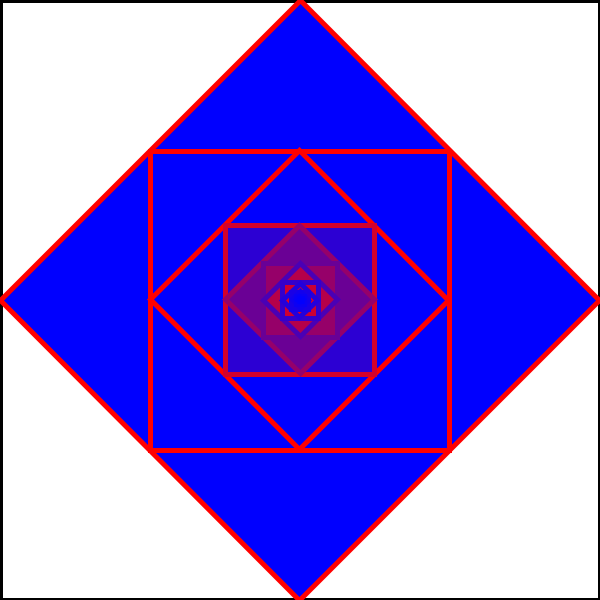
Frame 1 (no input)
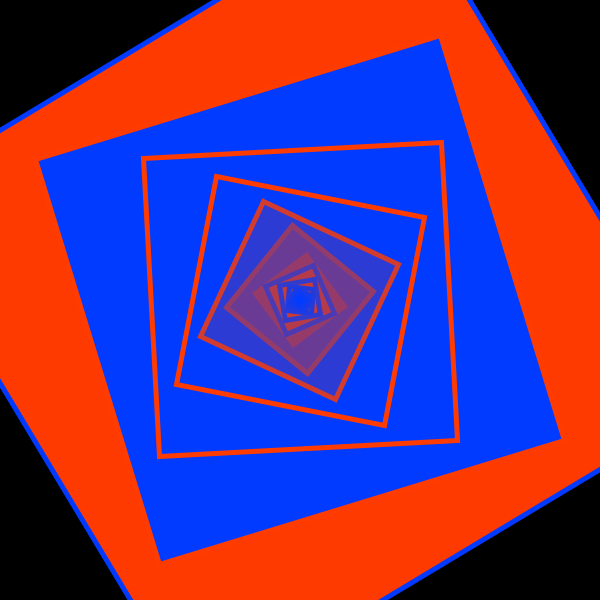
Frame 60 (the mouse pressed at the canvas centre just before this capture)
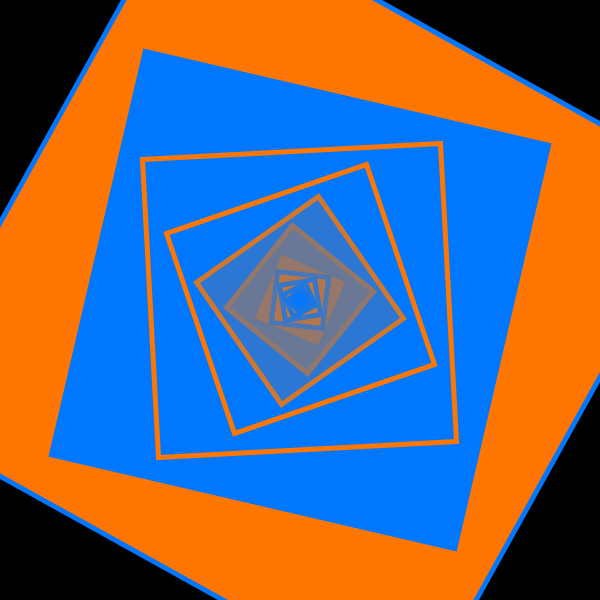
Frame 120 (the mouse held since frame 60 and released just before this capture)

The Processing sketch that drew these frames (run headless with seeded random() and noise(); from frame 60 on, the mouse is pressed at the canvas centre):

// Processing sketch: Fractal
// ── Fractal.pde

int color_value = 0;
boolean flag=true;

void setup() {
  size(600, 600);
  strokeWeight(5);
}

void draw() {
  background(0);
  translate(width/2, height/2);
  drawFrac(600, color_value);

  if (color_value>255) {
    flag=false;
  }
  if (color_value<0) {
    flag=true;
  }

  if (flag) {
    color_value++;
  } 
  else {
    color_value--;
  }
}

void drawFrac(int size, int color_value) {
  if (size < 1) {
    return;
  }
  rotate(radians(color_value));
  rect(-size/2, -size/2, size, size);

  rotate(radians(45));
  stroke(size, color_value, 255-size);
  fill(255-size, color_value, size);
  drawFrac(int(size/sqrt(2)), color_value);
}
